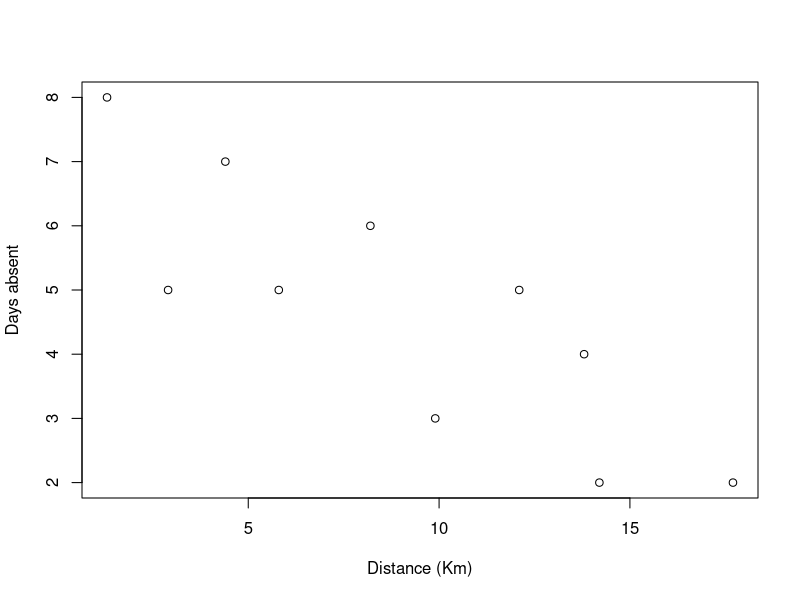
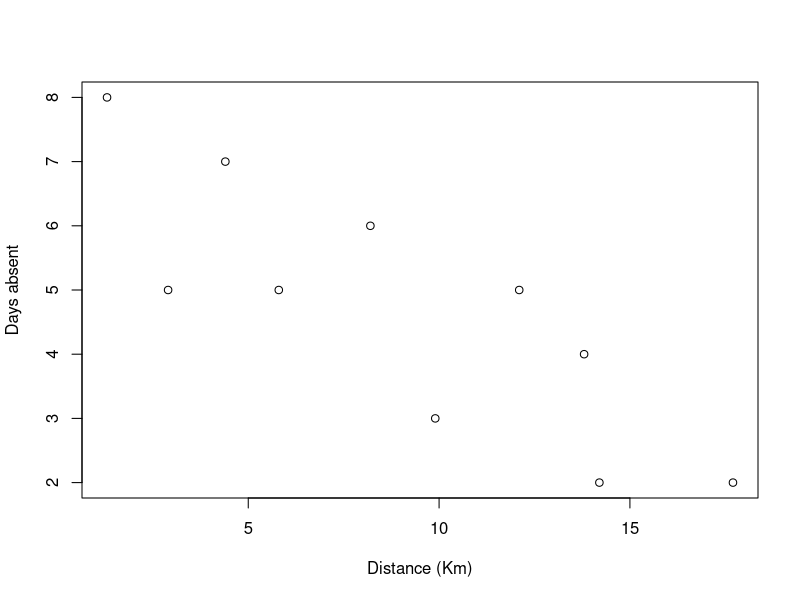
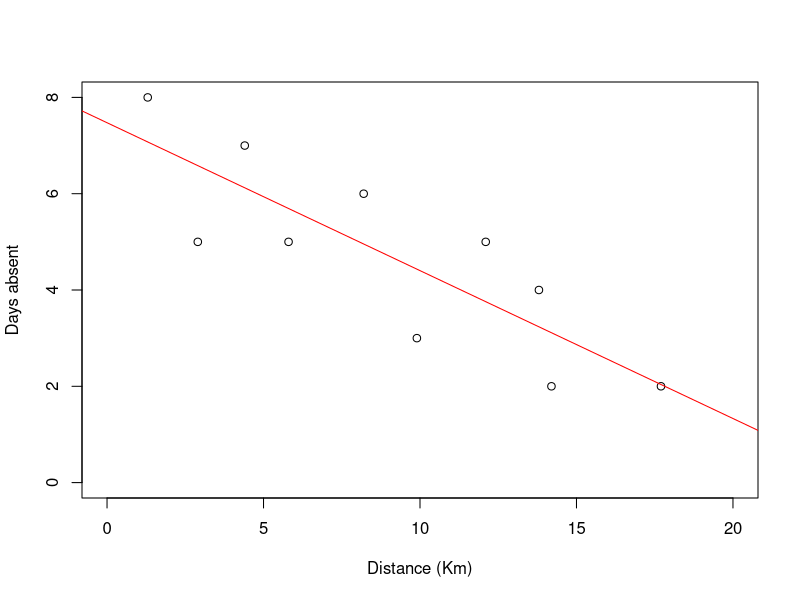
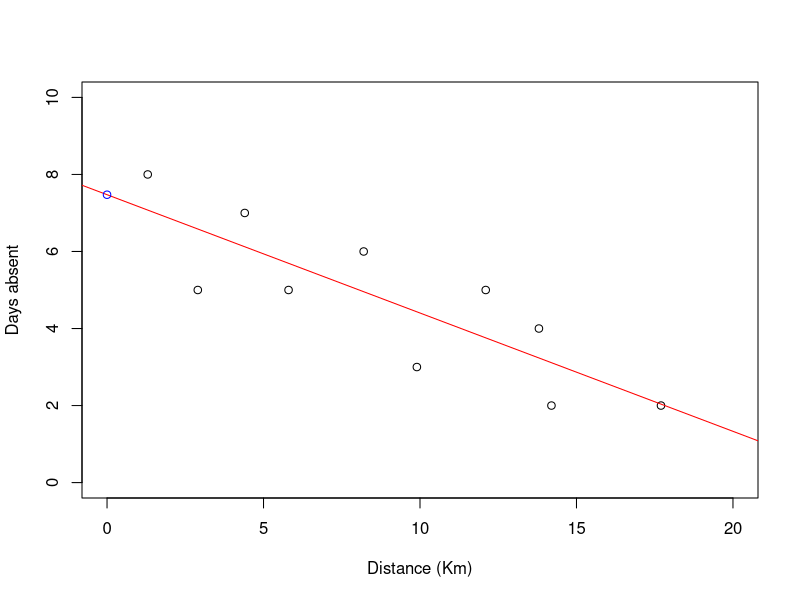
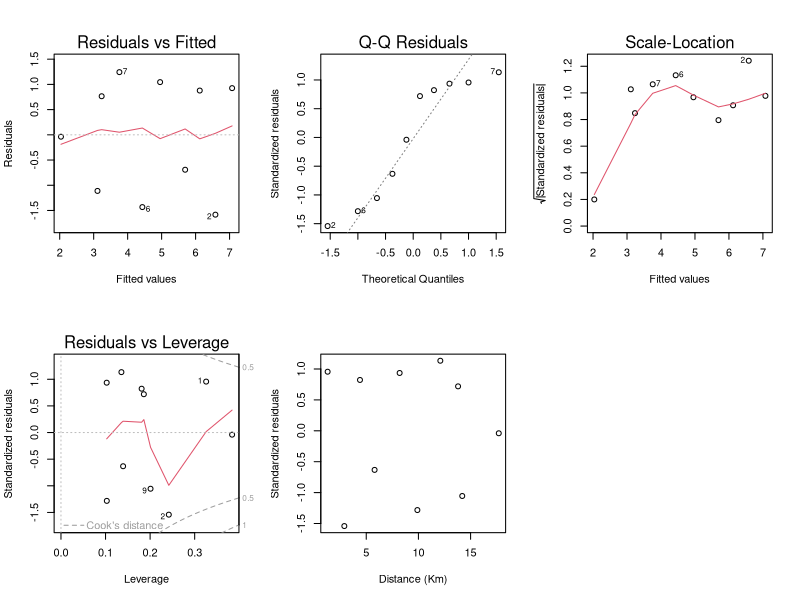

Write the R code that produced these figures, in order.
##Q(a)----
# Create data by different ways
# Use R vectors
# Use excel/csv/txt file
# Use scan()
absent = c(8,5,7,5,6,3,5,4,2,2)
distance = c(1.3, 2.9, 4.4, 5.8, 8.2, 9.9, 12.1, 13.8, 14.2, 17.7)

##Q(b)----
hospital_combine = cbind(absent, distance)
plot(hospital_combine[  ,'distance'], hospital_combine[ ,'absent'], 
     xlab = "Distance (Km)",
     ylab = "Days absent")

hospital = as.data.frame(hospital_combine)
plot(hospital$distance, hospital$absent, 
     xlab = "Distance (Km)",
     ylab = "Days absent")

##Q(c)----
hosp.lm <- lm(absent ~ distance, data = hospital)

summary(hosp.lm)

plot(hospital$distance, hospital$absent, 
     xlab = "Distance (Km)",
     ylab = "Days absent",
     xlim = c(0,20),
     ylim = c(0,8))
abline(hosp.lm, col='red')
#points(x=0, y=hosp.lm$coefficients[1], col='blue', pch=7)
#abline(h=hosp.lm$coefficients[1], type = 'n', col='green')
#abline(v=0, , col='green')
#Be careful, check the intercept
#points(x=0, y=hosp.lm$coefficients[1], col='blue')

##Extra----
help("plot")
# check xlim or ylim in help 
plot(hospital$distance, hospital$absent, 
     xlab = "Distance (Km)",
     ylab = "Days absent",
     xlim = c(0,20),
     ylim = c(0,10))
abline(hosp.lm, col='red')
#Now, check the intercept
points(x=0, y=hosp.lm$coefficients[1], col='blue')

##Q(d)----
hosp.lm$coefficients

##Q(e)----
#Method 1
y_hat = as.numeric(hosp.lm$coefficients[1])+
        as.numeric(hosp.lm$coefficients[2])*10

#Method 2
x <- data.frame(distance = 10)
predict(hosp.lm, x)

##Q(f)----
#Business domain knowledge, student own judgement

##Q(g)----
par(mfrow=c(2,3))
plot(hosp.lm)

sres<- rstandard(hosp.lm)
plot(hospital$distance, sres, xlab="Distance (Km)", ylab="Standardized residuals")


